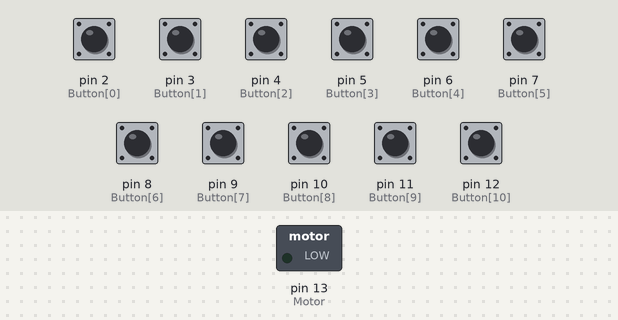
A sketch run on a simulated Arduino Uno, built with avr-gcc and run on an emulated ATmega328P. Parts: switched loads named in the sketch (green lamp = pin HIGH). The test bench sets the inputs (shaded band); at power-on: pin 2 (Button[0]), pin 3 (Button[1]), pin 4 (Button[2]), pin 5 (Button[3]), pin 6 (Button[4]), pin 7 (Button[5]), pin 8 (Button[6]), pin 9 (Button[7]), pin 10 (Button[8]), pin 11 (Button[9]), pin 12 (Button[10]) LOW.

Above: at 1.2 s.
1.3 s: pin 2 (Button[0]) pulled HIGH for 0.15 s
At 1.45 s:
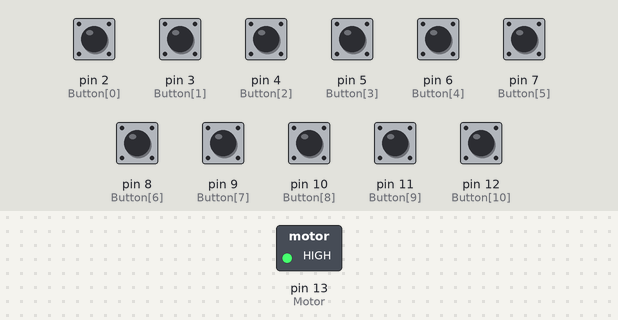
Timing chart, 0 to 4.3 s (numbered marks = the images above; inputs shaded):
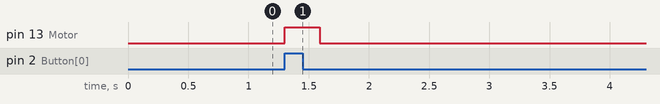

The sketch:

test.ino
```cpp
int ButtonDelay = 5000;
int Button[11] = {2, 3, 4, 5, 6, 7, 8, 9, 10, 11, 12};
int Motor = 13;
// ^ constant
// v variable
int state = 0;  // 0: lock, 1: unlock, 2: setPassword
int time = 0;   // Waiting time
int t = 0;

void setup() {
    for (int i = 0; i < 11; i++) {
        pinMode(Button[i], INPUT);
    }
    pinMode(Motor, OUTPUT);
}

void loop() {
    for (int i = 0; i < 11; i++) {
        if (digitalRead(Button[i]) && t <= 0) {
            t = ButtonDelay;
            time = 0;
            state = 1;
        }
    }
    if (t > 0) {
        t--;
    } else {
        state = 0;
    }
    time++;
    if (state == 0) {
        digitalWrite(Motor, LOW);
    } else if (state == 1) {
        digitalWrite(Motor, HIGH);
    }
}
```

Measured:
- after the input at 1.3 s, pin 13 (Motor): LOW → HIGH at once, → LOW 0.29 s later
